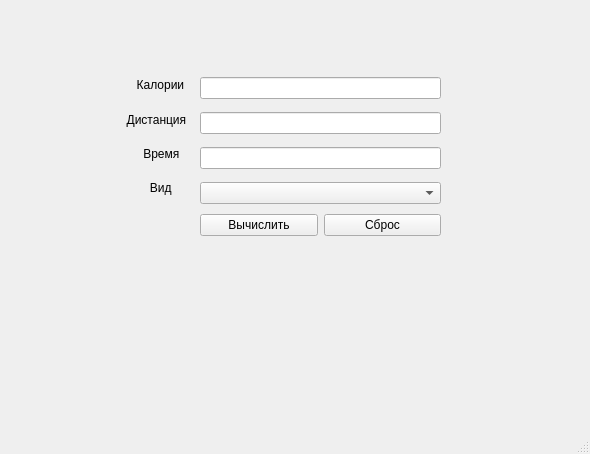
<?xml version="1.0" encoding="UTF-8"?>
<ui version="4.0">
 <class>mainWindow</class>
 <widget class="QMainWindow" name="mainWindow">
  <property name="geometry">
   <rect>
    <x>0</x>
    <y>0</y>
    <width>590</width>
    <height>454</height>
   </rect>
  </property>
  <property name="windowTitle">
   <string>MainWindow</string>
  </property>
  <widget class="QWidget" name="centralwidget">
   <widget class="QLabel" name="label">
    <property name="geometry">
     <rect>
      <x>120</x>
      <y>75</y>
      <width>81</width>
      <height>20</height>
     </rect>
    </property>
    <property name="text">
     <string>     Калории</string>
    </property>
   </widget>
   <widget class="QLabel" name="label_2">
    <property name="geometry">
     <rect>
      <x>120</x>
      <y>110</y>
      <width>81</width>
      <height>20</height>
     </rect>
    </property>
    <property name="text">
     <string>  Дистанция</string>
    </property>
   </widget>
   <widget class="QLabel" name="label_4">
    <property name="geometry">
     <rect>
      <x>120</x>
      <y>178</y>
      <width>81</width>
      <height>20</height>
     </rect>
    </property>
    <property name="text">
     <string>         Вид</string>
    </property>
   </widget>
   <widget class="QLabel" name="label_5">
    <property name="geometry">
     <rect>
      <x>120</x>
      <y>144</y>
      <width>81</width>
      <height>20</height>
     </rect>
    </property>
    <property name="text">
     <string>       Время</string>
    </property>
   </widget>
   <widget class="QWidget" name="">
    <property name="geometry">
     <rect>
      <x>200</x>
      <y>70</y>
      <width>241</width>
      <height>141</height>
     </rect>
    </property>
    <layout class="QVBoxLayout" name="verticalLayout">
     <item>
      <widget class="QLineEdit" name="kalorii">
       <property name="focusPolicy">
        <enum>Qt::NoFocus</enum>
       </property>
      </widget>
     </item>
     <item>
      <widget class="QLineEdit" name="distanciya"/>
     </item>
     <item>
      <widget class="QLineEdit" name="time"/>
     </item>
     <item>
      <widget class="QComboBox" name="vid"/>
     </item>
    </layout>
   </widget>
   <widget class="QWidget" name="">
    <property name="geometry">
     <rect>
      <x>200</x>
      <y>210</y>
      <width>241</width>
      <height>31</height>
     </rect>
    </property>
    <layout class="QHBoxLayout" name="horizontalLayout">
     <item>
      <widget class="QPushButton" name="vicheslit">
       <property name="text">
        <string>Вычислить</string>
       </property>
      </widget>
     </item>
     <item>
      <widget class="QPushButton" name="sbros">
       <property name="text">
        <string>Сброс</string>
       </property>
      </widget>
     </item>
    </layout>
   </widget>
  </widget>
  <widget class="QMenuBar" name="menubar">
   <property name="geometry">
    <rect>
     <x>0</x>
     <y>0</y>
     <width>590</width>
     <height>21</height>
    </rect>
   </property>
  </widget>
  <widget class="QStatusBar" name="statusbar"/>
 </widget>
 <resources/>
 <connections/>
</ui>
